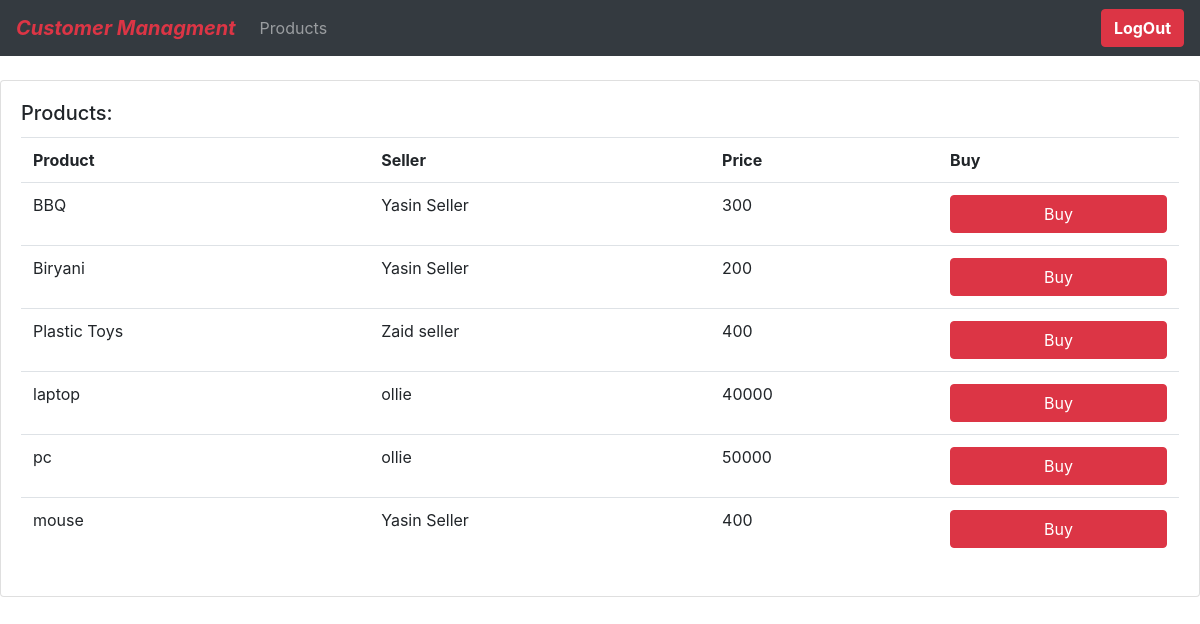
Screenshot of /products (signed in) with the database file from the repository.
### product/models.py (models this page shows, shortened)
class Product(models.Model):
    seller = models.ForeignKey(Seller , on_delete=models.CASCADE)
    name = models.CharField(unique=True,max_length=200)
    description = models.CharField(max_length=200)
    price = models.IntegerField()
    created_at = models.DateTimeField(auto_now_add=True,max_length=200)
    updated_at = models.DateTimeField(auto_now=True,max_length=200)
    class Meta:
        verbose_name = 'Product'
        verbose_name_plural = 'Products'

### seller/models.py (models this page shows, shortened)
class Seller(models.Model):
    user = models.OneToOneField(User,on_delete=models.CASCADE,unique=True)
    name = models.CharField(max_length=60,null=True)
    phone = models.CharField(max_length=13,null=True)
    address = models.CharField(max_length=200 , default="address here" ,null=True)
    profile_pic = models.ImageField(null=True, default="defaultprofile.jpg" ,blank=True)
    created_at = models.DateTimeField(auto_now_add=True,max_length=200)
    updated_at = models.DateTimeField(auto_now=True,max_length=200)
    class Meta:
        verbose_name = 'Seller'
        verbose_name_plural = 'Sellers'

### Customer/views.py (the view)
# urls.py: path('products',customer_products_view ,name="customer_products"),
@login_required(login_url="signin")
@user_passes_test(is_user_customer , login_url='signin')
def customer_products_view(request):
    products = Product.objects.all()
    context = {'products':products}
    return render(request,'products.html',context)

### Customer/views.py (called while the page is built)
def is_user_customer(user):
    if user.user_type=="CUSTOMER"  and user.is_authenticated :
        return True

### static/template/products.html
{% extends 'main.html' %}
{% block content %}
<br>
<div class="row">
    <div class="col-md">
        <div class="card card-body">
            <h5 class="card-title">Products:</h5>
            <table class="table">
                <tr>
                    <th>Product</th>
                    <th>Seller</th>
                    <th>Price</th>
                    <th>Buy</th>
                </tr>
                <tr>
                {% for i in products%}
                <tr>
                    <td> {{i.name}}</td>
                    <td> {{i.seller.name}}</td>
                    <td> {{i.price}}</td>
                    <td><a class="btn btn-danger btn-block" href="{% url 'place_order' request.user.customer.id %}">Buy</a></td>
                </tr>
                {% endfor %}
                </tr>
            </table>
        </div>
    </div>
</div>
{% endblock %}

### rows the page displays
Product: name "BBQ", seller.name "Yasin Seller", price "300"
Product: name "Biryani", seller.name "Yasin Seller", price "200"
Product: name "Plastic Toys", seller.name "Zaid seller", price "400"
Product: name "laptop", seller.name "ollie", price "40000"
Product: name "pc", seller.name "ollie", price "50000"
Product: name "mouse", seller.name "Yasin Seller", price "400"
